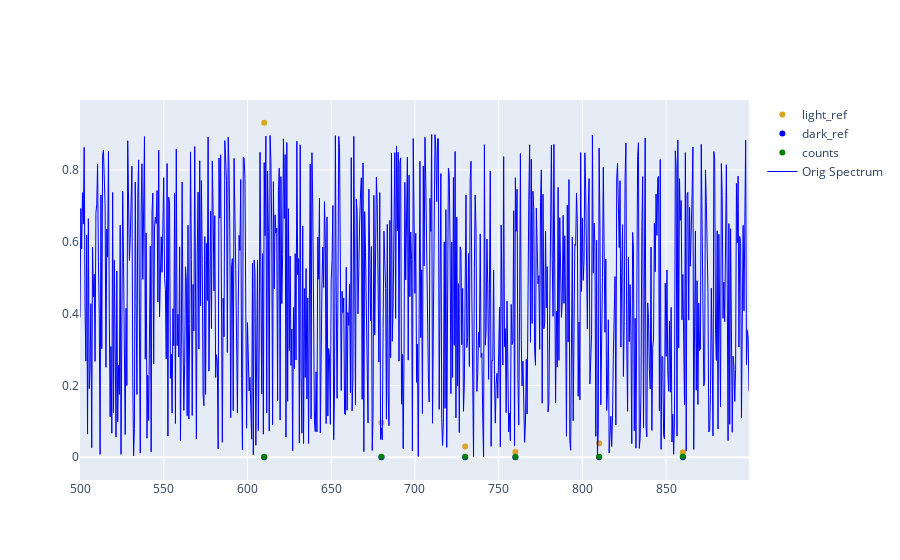

The cell this chart's notebook holds for it:
### Code cell
from lib.stellarnet_spectrometer import Stellarnet_Spectrometer

spec = Stellarnet_Spectrometer()

spec.scans_to_avg = 3
spec.int_time = 450
spec.x_smooth = 1
spec.x_timing = 3
spec.wl_round = 2 #decimal places
spec.percentage_round = 3 #decimal places
spec.wl_min = 500 #optional wavelength trimming
spec.wl_max = 900

spec.connect()
spec.capture_dark_reference()
spec.capture_light_reference()
spectrum = spec.get_spectrum()
spectrum = spectrum / 100
spectrum

fig.add_scatter(x=spectrum.index, y=spectrum.iloc[:,0], line_color='blue', mode='lines', name='spectrometer', line=dict(width=1))
fig.show()

### Figure 1 — Plotly figure (JSON) as saved in the notebook; plotly's stock layout.template omitted (floating-point values rounded to 4 significant figures; data arrays with more than 128 entries replaced by an {"elided": "..."} marker saying what was removed)
{"data": [{"marker": {"color": "goldenrod"}, "mode": "markers", "name": "light_ref", "type": "scatter", "x": [610, 680, 730, 760, 810, 860], "y": [0.9314, 0.0962, 0.03022, 0.01433, 0.03926, 0.01365]}, {"marker": {"color": "blue"}, "mode": "markers", "name": "dark_ref", "type": "scatter", "x": [610, 680, 730, 760, 810, 860], "y": [1.687e-05, 3.15e-05, 3.475e-05, 6.264e-05, 0.0001437, 0.000224]}, {"marker": {"color": "green"}, "mode": "markers", "name": "counts", "type": "scatter", "x": [610, 680, 730, 760, 810, 860], "y": [0.001401, 0.001103, 0.00139, 0.001604, 0.001738, 0.00193]}, {"line": {"color": "blue", "width": 1}, "mode": "lines", "name": "Orig Spectrum", "type": "scatter", "x": {"elided": "800 float values"}, "y": {"elided": "800 float values"}}], "layout": {}}
